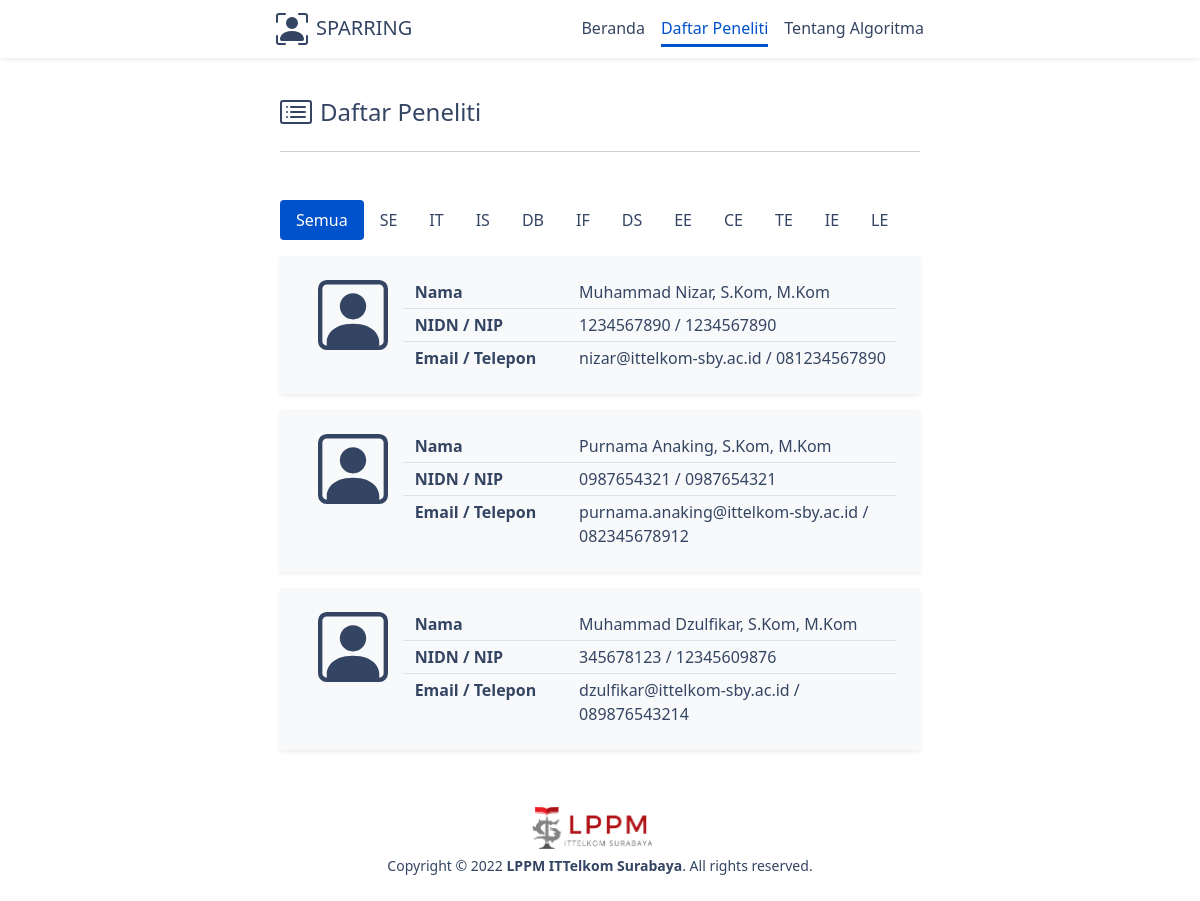
Screenshot of /app/researcher.php with the database file from the repository.
### tables this page shows
CREATE TABLE `departments` (
  `id` int(11) NOT NULL,
  `code` varchar(255) DEFAULT NULL,
  `name` varchar(255) DEFAULT NULL
);

### app/researcher.php (called while the page is built, shortened)
<?php
	include('class/db/config.php');
	include('class/text_mining.php');
	$departments_query = mysql_query("SELECT * FROM departments");
	$departments = array();
	while ($row = mysql_fetch_array($departments_query)) {
		$departments[] = $row;
	}
	$text_mining = new Text_mining();
	$all_data_result = $text_mining->get_result('sparring');
	include('views/researcher_list_view.php');
?>

### app/class/db/config.php (called while the page is built, shortened)
<?php
	$dbname = 'sparring';
?>

### app/class/text_mining.php (called while the page is built, shortened)
<?php
	class Text_mining{
		function __construct() {
			require_once('text_model.php');
			$this->model = new Text_model();
		}
		private $model;
		function get_result($search_keywords, $department_code = null) {
			$all_keywords = $this->model->get_all_keywords();
			$result = array();
			$lecturers = null;
			if ($department_code == null) {
				$lecturers = mysql_query("SELECT *, lecturers.name as lecturer_name FROM lecturers");
			} else {
				$lecturers = mysql_query("SELECT *, lecturers.name as lecturer_name FROM lecturers left join departments on lecturers.department_id = departments.id where code = '".$department_code."'");
			}
			$rows = array();
			while ($row = mysql_fetch_array($lecturers)) {
				$rows[] = $row;
			}
			foreach($rows as $index => $row){
				$lec_val = 0;
				$result[$index]['id'] = $row['id'];
				$result[$index]['name'] = $row['lecturer_name'] ? $row['lecturer_name'] : '-';
				$result[$index]['nidn'] = $row['nidn'] ? $row['nidn'] : '-';
				$result[$index]['nip'] = $row['nip'] ? $row['nip'] : '-';
				$result[$index]['email'] = $row['email'] ? $row['email'] : '-';
				$result[$index]['phone'] = $row['phone'] ? $row['phone'] : '-';
				$result[$index]['key_col_name'] = $row['key_col_name'];
				$sum_keywords = $this->model->get_total_sum($row['key_col_name']);
				if ($lec_val != 0) {
					$p_val = $lec_val + 1;
					$new_score = 1 / (1 + exp(-$p_val)) * 100;
					$result[$index]['value'] = round($new_score, 2);
				} else {
					$result[$index]['value'] = 0;
				}
			}
			return $result;
		}
	}
?>

### app/class/text_model.php (called while the page is built)
<?php
	class Text_model{
		function __construct(){
			include('db/config.php');
		}
		function get_all_keywords() {
			$query = "SELECT * FROM keywords";
			$result = mysql_query($query);
			$arr = array();
			while ($row = mysql_fetch_array($result)) {
				$arr[] = $row;
			}
			return $arr;
		}
		function get_total_sum($key_column_name) {
			$total = 0;
			$query = "SELECT SUM(".$key_column_name.") as total FROM keywords";
			$result = mysql_query($query);
			$sum = 0;
			while ($item = mysql_fetch_array($result)) {
				$sum = $item['total'];
			}
			$total += $sum;
			return $total;
		}
	}
?>

### app/views/researcher_list_view.php (the view, shortened to what this page needs)
<!DOCTYPE html>
<html lang="en" class="h-100">
<head>
    <?php include('head_view.php') ?>
</head>
<body class="d-flex h-100 text-center">
    <div class="d-flex w-100 h-100 mx-auto flex-column">
        <header class="shadow-sm">
			<div class="cover-container m-auto">
				<nav class="navbar">
					<div class="container-fluid navbar-layout">
						<a href="../" class="navbar-brand d-flex">
							<div class="ms-2 navbar-title">SPARRING</div>
						</a>
						<div class="nav nav-masthead justify-content-center float-md-end align-items-center">
							<a class="nav-link" href="../">Beranda</a>
							<a class="nav-link active" href="../app/researcher.php">Daftar Peneliti</a>
							<a class="nav-link" href="../app/about.php">Tentang Algoritma</a>
						</div>
					</div>
				</nav>
			</div>
		</header>
		<main class="px-3">
            <div class="cover-container m-auto p-3 mt-3">
                <div class="row">
                    <div class="col-12">
                        <div class="d-flex align-items-center">
                            <h4 class="ms-2 mt-2">Daftar Peneliti</h4>
                        </div>
                    </div>
                </div>
                <hr>
            </div>
            <div class="cover-container m-auto p-3">
                <div class="p-0">
                    <ul class="nav nav-pills mb-3" id="pills-tab" role="tablist">
                        <li class="nav-item" role="presentation">
                            <button class="nav-link active" data-bs-toggle="pill" data-bs-target="#all-data" type="button" role="tab">Semua</button>
                        </li>
                        <?php foreach($departments as $department) { ?>
                            <li class="nav-item" role="presentation">
                                <button class="nav-link" data-bs-toggle="pill" data-bs-target="<?php echo '#'.$department['code'] ?>" type="button" role="tab"><?php echo $department['code'] ?></button>
                            </li>
                        <?php } ?>
                    </ul>
                    <div class="tab-content" id="pills-tabContent">
                        <div class="tab-pane fade show active" id="all-data" role="tabpanel">
                            <?php if(count($all_data_result) != 0) { ?>
                                <?php foreach($all_data_result as $index => $result) { ?>
                                    <div class="row mb-3 shadow-sm p-4 bg-light m-0">
                                        <div class="col-md-2">
                                            <div class="mb-3">
                                            </div>
                                        </div>
                                        <div class="col-md-10 text-start">
                                            <div class="row mb-1 border-bottom pb-1">
                                                <div class="col-md-4"><strong>Nama</strong></div>
                                                <div class="col-md-8 pe-0"><?php echo $result['name'] ?></div>
                                            </div>
                                            <div class="row mb-1 border-bottom pb-1">
                                                <div class="col-md-4"><strong>NIDN / NIP</strong></div>
                                                <div class="col-md-8 pe-0"><?php echo $result['nidn'].' / '.$result['nip'] ?></div>
                                            </div>
                                            <div class="row">
                                                <div class="col-md-4"><strong>Email / Telepon</strong></div>
                                                <div class="col-md-8 pe-0"><?php echo $result['email'].' / '.$result['phone'] ?></div>
                                            </div>
                                        </div>
                                    </div>
                                <?php } ?>
                            <?php } else { ?>
                                <h6>Maaf, belum ada data.</h6>
                            <?php } ?>
                        </div>
                    </div>
                </div>
            </div>
		</main>
		<?php include('footer_view.php') ?>
	</div>
</body>
</html>

### app/views/head_view.php (shortened to what this page needs)
<link rel="stylesheet" href="assets/css/bootstrap.min.css">
<link rel="stylesheet" href="assets/css/style.css">

### app/views/footer_view.php (shortened to what this page needs)
<footer class="mt-auto p-4">
    <a href="https://ppm.ittelkom-sby.ac.id/" class="navbar-brand">
        <img src="assets/images/lppm-logo.png" width="120" alt="Logo LPPM">
    </a>
    <div class="mt-1">
        <small class="mb-0">Copyright © <?php echo date("Y"); ?> <b>LPPM ITTelkom Surabaya</b>. All rights reserved.</small>
    </div>
</footer>

### app/assets/css/style.css (style rules this page uses)
body { color: #344563; }
.cover-container { max-width: 42em; }
.nav-masthead .nav-link { padding: .25rem 0; font-weight: 500; color: #344563; background-color: transparent; border-bottom: .20rem solid transparent; }
.nav-masthead .nav-link + .nav-link { margin-left: 1rem; }
.nav-masthead .active { color: rgb(0, 82, 204); border-bottom-color: rgb(0, 82, 204); }
.navbar-brand .navbar-title { font-weight: 500; color: #344563; }
.nav-pills .nav-link.active, .nav-pills .show>.nav-link { background-color: rgb(0, 82, 204) !important; }
.nav-link { color: #344563; }

### rows the page displays
departments: code "SE"
departments: code "IT"
departments: code "IS"
departments: code "DB"
departments: code "IF"
departments: code "DS"
departments: code "EE"
departments: code "CE"
departments: code "TE"
departments: code "IE"
departments: code "LE"

### other values shown
$result['name'] "Muhammad Nizar, S.Kom, M.Kom"
$result['nidn'] "1234567890"
$result['nip'] "1234567890"
$result['email'] "nizar@ittelkom-sby.ac.id"
$result['phone'] "081234567890"
$result['name'] "Purnama Anaking, S.Kom, M.Kom"
$result['nidn'] "0987654321"
$result['nip'] "0987654321"
$result['email'] "purnama.anaking@ittelkom-sby.ac.id"
$result['phone'] "082345678912"
$result['name'] "Muhammad Dzulfikar, S.Kom, M.Kom"
$result['nidn'] "345678123"
$result['nip'] "12345609876"
$result['email'] "dzulfikar@ittelkom-sby.ac.id"
$result['phone'] "089876543214"
